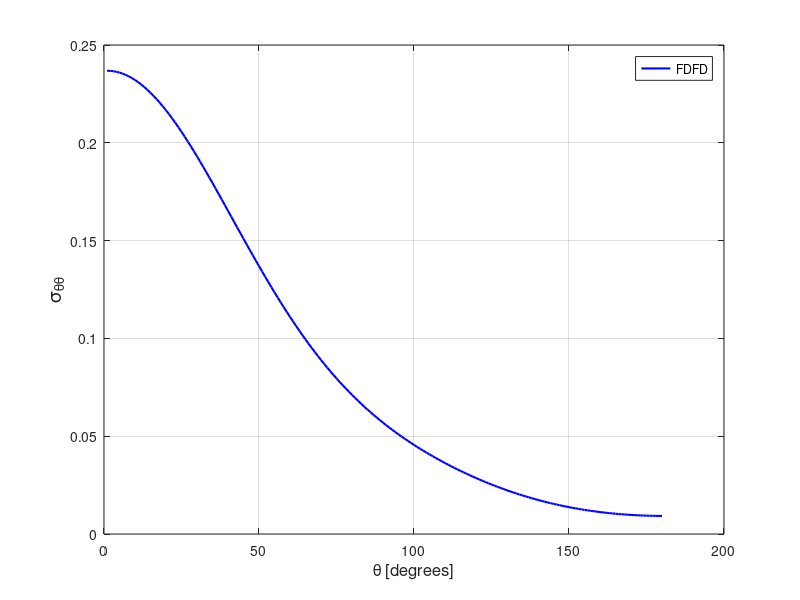

Source code (MATLAB):
stt = [ 
    1  0.23683821E+00
    2  0.23678054E+00
    3  0.23660567E+00
    4  0.23631102E+00
    5  0.23589934E+00
    6  0.23537022E+00
    7  0.23472443E+00
    8  0.23396444E+00
    9  0.23309109E+00
   10  0.23210530E+00
   11  0.23100895E+00
   12  0.22980686E+00
   13  0.22849800E+00
   14  0.22708634E+00
   15  0.22557384E+00
   16  0.22396448E+00
   17  0.22225930E+00
   18  0.22046310E+00
   19  0.21857873E+00
   20  0.21660995E+00
   21  0.21455792E+00
   22  0.21242864E+00
   23  0.21022585E+00
   24  0.20795222E+00
   25  0.20561172E+00
   26  0.20320915E+00
   27  0.20074821E+00
   28  0.19823168E+00
   29  0.19566540E+00
   30  0.19305192E+00
   31  0.19039686E+00
   32  0.18770176E+00
   33  0.18497294E+00
   34  0.18221444E+00
   35  0.17942873E+00
   36  0.17662124E+00
   37  0.17379384E+00
   38  0.17095234E+00
   39  0.16809861E+00
   40  0.16523872E+00
   41  0.16237389E+00
   42  0.15950905E+00
   43  0.15664658E+00
   44  0.15379001E+00
   45  0.15094268E+00
   46  0.14810671E+00
   47  0.14528625E+00
   48  0.14248319E+00
   49  0.13969974E+00
   50  0.13693956E+00
   51  0.13420430E+00
   52  0.13149513E+00
   53  0.12881571E+00
   54  0.12616742E+00
   55  0.12355115E+00
   56  0.12096928E+00
   57  0.11842258E+00
   58  0.11591327E+00
   59  0.11344212E+00
   60  0.11100996E+00
   61  0.10861841E+00
   62  0.10626736E+00
   63  0.10395698E+00
   64  0.10168928E+00
   65  0.99463351E-01
   66  0.97280659E-01
   67  0.95140360E-01
   68  0.93043156E-01
   69  0.90989023E-01
   70  0.88976771E-01
   71  0.87007724E-01
   72  0.85080571E-01
   73  0.83195500E-01
   74  0.81351511E-01
   75  0.79548314E-01
   76  0.77785641E-01
   77  0.76063000E-01
   78  0.74379079E-01
   79  0.72733790E-01
   80  0.71125627E-01
   81  0.69554307E-01
   82  0.68019070E-01
   83  0.66519253E-01
   84  0.65053083E-01
   85  0.63620605E-01
   86  0.62220827E-01
   87  0.60852963E-01
   88  0.59515681E-01
   89  0.58207735E-01
   90  0.56929085E-01
   91  0.55678789E-01
   92  0.54456327E-01
   93  0.53259470E-01
   94  0.52088831E-01
   95  0.50942652E-01
   96  0.49820792E-01
   97  0.48722308E-01
   98  0.47646634E-01
   99  0.46592943E-01
  100  0.45560401E-01
  101  0.44548526E-01
  102  0.43556862E-01
  103  0.42584613E-01
  104  0.41631006E-01
  105  0.40696226E-01
  106  0.39779101E-01
  107  0.38879283E-01
  108  0.37997026E-01
  109  0.37131269E-01
  110  0.36281433E-01
  111  0.35447974E-01
  112  0.34629919E-01
  113  0.33827331E-01
  114  0.33039756E-01
  115  0.32267146E-01
  116  0.31508990E-01
  117  0.30765550E-01
  118  0.30036604E-01
  119  0.29321484E-01
  120  0.28620327E-01
  121  0.27933333E-01
  122  0.27259700E-01
  123  0.26599770E-01
  124  0.25953582E-01
  125  0.25320940E-01
  126  0.24701653E-01
  127  0.24095574E-01
  128  0.23503058E-01
  129  0.22923676E-01
  130  0.22357613E-01
  131  0.21804675E-01
  132  0.21264974E-01
  133  0.20738274E-01
  134  0.20224653E-01
  135  0.19723831E-01
  136  0.19236324E-01
  137  0.18761568E-01
  138  0.18299639E-01
  139  0.17850507E-01
  140  0.17414046E-01
  141  0.16990371E-01
  142  0.16579263E-01
  143  0.16180636E-01
  144  0.15794581E-01
  145  0.15420766E-01
  146  0.15059271E-01
  147  0.14709981E-01
  148  0.14372625E-01
  149  0.14047329E-01
  150  0.13733958E-01
  151  0.13432183E-01
  152  0.13142182E-01
  153  0.12863609E-01
  154  0.12596450E-01
  155  0.12340331E-01
  156  0.12095515E-01
  157  0.11861549E-01
  158  0.11638565E-01
  159  0.11426361E-01
  160  0.11224540E-01
  161  0.11033216E-01
  162  0.10852265E-01
  163  0.10681394E-01
  164  0.10520667E-01
  165  0.10369807E-01
  166  0.10228774E-01
  167  0.10097477E-01
  168  0.99756708E-02
  169  0.98634195E-02
  170  0.97604869E-02
  171  0.96668266E-02
  172  0.95825335E-02
  173  0.95071336E-02
  174  0.94406735E-02
  175  0.93832901E-02
  176  0.93348520E-02
  177  0.92952773E-02
  178  0.92645213E-02
  179  0.92424899E-02
  180  0.92293648E-02
  181  0.92249550E-02
  182  0.92290370E-02
  183  0.92420802E-02
  184  0.92641069E-02
  185  0.92944736E-02
  186  0.93337828E-02
  187  0.93819955E-02
  188  0.94390865E-02
  189  0.95052561E-02
  190  0.95802546E-02
  191  0.96644713E-02
  192  0.97578429E-02
  193  0.98604709E-02
  194  0.99724270E-02
  195  0.10093901E-01
  196  0.10224959E-01
  197  0.10365652E-01
  198  0.10516125E-01
  199  0.10676552E-01
  200  0.10846912E-01
  201  0.11027543E-01
  202  0.11218525E-01
  203  0.11419843E-01
  204  0.11631692E-01
  205  0.11854216E-01
  206  0.12087677E-01
  207  0.12332089E-01
  208  0.12587448E-01
  209  0.12854161E-01
  210  0.13132182E-01
  211  0.13421634E-01
  212  0.13722775E-01
  213  0.14035580E-01
  214  0.14360225E-01
  215  0.14696707E-01
  216  0.15045505E-01
  217  0.15406237E-01
  218  0.15779151E-01
  219  0.16164621E-01
  220  0.16562445E-01
  221  0.16972713E-01
  222  0.17395450E-01
  223  0.17831005E-01
  224  0.18279208E-01
  225  0.18740358E-01
  226  0.19214006E-01
  227  0.19700732E-01
  228  0.20200437E-01
  229  0.20713082E-01
  230  0.21238796E-01
  231  0.21777514E-01
  232  0.22329403E-01
  233  0.22894308E-01
  234  0.23472451E-01
  235  0.24063999E-01
  236  0.24668692E-01
  237  0.25286792E-01
  238  0.25918484E-01
  239  0.26563456E-01
  240  0.27221926E-01
  241  0.27894093E-01
  242  0.28580245E-01
  243  0.29280113E-01
  244  0.29993845E-01
  245  0.30721614E-01
  246  0.31463932E-01
  247  0.32220587E-01
  248  0.32991849E-01
  249  0.33777922E-01
  250  0.34579419E-01
  251  0.35396036E-01
  252  0.36228243E-01
  253  0.37076473E-01
  254  0.37941109E-01
  255  0.38822178E-01
  256  0.39720464E-01
  257  0.40636472E-01
  258  0.41569818E-01
  259  0.42522002E-01
  260  0.43493047E-01
  261  0.44483446E-01
  262  0.45494091E-01
  263  0.46525348E-01
  264  0.47577806E-01
  265  0.48652161E-01
  266  0.49749363E-01
  267  0.50870061E-01
  268  0.52014675E-01
  269  0.53184304E-01
  270  0.54379884E-01
  271  0.55601243E-01
  272  0.56850467E-01
  273  0.58128107E-01
  274  0.59434142E-01
  275  0.60770281E-01
  276  0.62137593E-01
  277  0.63536286E-01
  278  0.64967059E-01
  279  0.66432051E-01
  280  0.67931391E-01
  281  0.69465511E-01
  282  0.71035370E-01
  283  0.72642043E-01
  284  0.74286826E-01
  285  0.75969622E-01
  286  0.77691108E-01
  287  0.79452880E-01
  288  0.81254996E-01
  289  0.83097249E-01
  290  0.84981717E-01
  291  0.86907528E-01
  292  0.88875555E-01
  293  0.90886474E-01
  294  0.92939653E-01
  295  0.95036663E-01
  296  0.97175561E-01
  297  0.99357210E-01
  298  0.10158165E+00
  299  0.10384829E+00
  300  0.10615790E+00
  301  0.10850799E+00
  302  0.11089879E+00
  303  0.11332966E+00
  304  0.11579943E+00
  305  0.11830860E+00
  306  0.12085383E+00
  307  0.12343482E+00
  308  0.12605038E+00
  309  0.12869816E+00
  310  0.13137659E+00
  311  0.13408394E+00
  312  0.13681915E+00
  313  0.13957959E+00
  314  0.14236221E+00
  315  0.14516427E+00
  316  0.14798462E+00
  317  0.15081966E+00
  318  0.15366706E+00
  319  0.15652391E+00
  320  0.15938622E+00
  321  0.16225114E+00
  322  0.16511577E+00
  323  0.16797709E+00
  324  0.17082983E+00
  325  0.17367266E+00
  326  0.17649944E+00
  327  0.17930838E+00
  328  0.18209483E+00
  329  0.18485540E+00
  330  0.18758512E+00
  331  0.19028133E+00
  332  0.19293797E+00
  333  0.19555332E+00
  334  0.19812162E+00
  335  0.20063980E+00
  336  0.20310289E+00
  337  0.20550960E+00
  338  0.20785160E+00
  339  0.21012853E+00
  340  0.21233417E+00
  341  0.21446687E+00
  342  0.21652052E+00
  343  0.21849366E+00
  344  0.22038241E+00
  345  0.22218177E+00
  346  0.22389084E+00
  347  0.22550496E+00
  348  0.22702146E+00
  349  0.22843722E+00
  350  0.22975142E+00
  351  0.23095860E+00
  352  0.23205903E+00
  353  0.23304865E+00
  354  0.23392777E+00
  355  0.23469290E+00
  356  0.23534353E+00
  357  0.23587854E+00
  358  0.23629566E+00
  359  0.23659429E+00
  360  0.23677588E+00
 ]; 
plot(stt(1:180,1),stt(1:180,2),'b-','linewidth',1.5 ); 
grid on 
legend('FDFD');
xlabel('\theta [degrees]','FontSize',12);
ylabel('\sigma_{\theta\theta}','FontSize',14);
